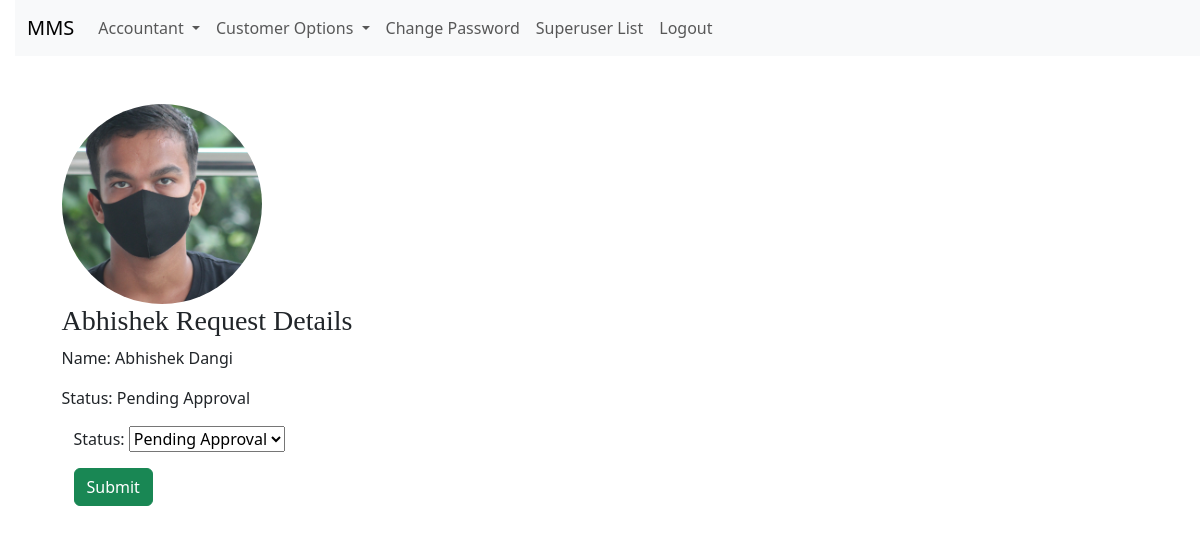
Page /main/change_status/24/ (signed in) on the committed database.
### app/models.py (models this page shows, shortened)
class CustomerApplyRequest(models.Model):
    STATUS_CHOICES = [
        ("pending", "Pending"),
        ("pending approval", "Pending Approval"),
        ("approved", "Approved"),
        ("rejected", "Rejected"),
    ]
    member = models.ForeignKey(Customer, on_delete=models.CASCADE)
    status = models.CharField(max_length=20, choices=STATUS_CHOICES, default="pending")
    images = models.ImageField(upload_to="Customer_form/%Y/%m/%d", blank=True)
    update_at = models.DateTimeField(auto_now=True)

class Customer(models.Model):
    member = models.ForeignKey(User, on_delete=models.CASCADE)
    images = models.ImageField(upload_to="Customer/%Y/%m/%d", blank=False)
    street_address = models.CharField(max_length=255, blank=True, null=True)
    street_address2 = models.CharField(max_length=255, blank=True, null=True)
    city = models.CharField(max_length=100, blank=True, null=True)
    state_province = models.CharField(max_length=100, blank=True, null=True)
    date_of_signature = models.DateTimeField(default=timezone.now)
    contact = models.CharField(max_length=10)
    emergency_contact = models.CharField(max_length=10, blank=True, null=True)
    emergency_contact2 = models.CharField(max_length=10, blank=True, null=True)
    rollnumber = models.CharField(max_length=20, unique=True, editable=False)

### admin_app/views.py (the view, shortened to what this page needs)
class ChangeStatusView(View):
    template_name = "main/All request/status.html"
    form_class = RequestRegistrationForm
    def get(self, request, request_id):
        customer_request = get_object_or_404(CustomerApplyRequest, id=request_id)
        form = self.form_class(instance=customer_request)
        return render(
            request,
            self.template_name,
            {"form": form, "customer_request": customer_request},
        )

### admin_app/forms.py
class RequestRegistrationForm(forms.ModelForm):
    class Meta:
        model = CustomerApplyRequest
        fields = ['status']

### template/main/All request/status.html (shortened to what this page needs)
{% extends 'main/base.html' %}
{% load static %}
{% block content %}
{% if user.is_superuser %}
<div class="container mt-5 text-capitalize">
    <div class="col-md-6">
        <img src="{{customer_request.member.images.url}}" class="rounded-circle img-fluid"
            style="width: 200px; height: 200px; object-fit: cover;" />
    </div>
    <div class="col-md-6">
        <h3>{{ customer_request.member.member.first_name }} Request Details</h3>
        <p>Name: {{ customer_request.member.member.first_name }} {{ customer_request.member.member.last_name }}</p>
        <p>Status: {{ customer_request.status }}</p>
    </div>
    <form method="post" class="container mt-3">
        {{ form.as_p }}
        <input type="submit" value="Submit" class="btn btn-success">
    </form>
</div>
{% else %}
{% include 'main/login.html' %}
{% endif %}
{% endblock content %}

### static/css/blog.css (style rules this page uses)
body { padding-left: 15px; }
h1, h2, h3, h4 { font-family: "Lobster", cursive; }

### rows in the picture
CustomerApplyRequest: member.images (picture), member.member.first_name "Abhishek", member.member.last_name "Dangi", status "Pending Approval"
